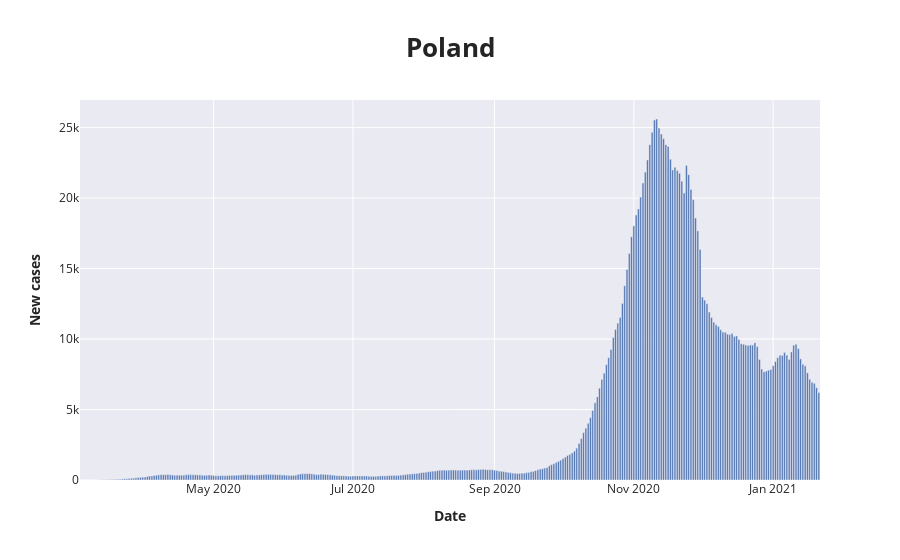
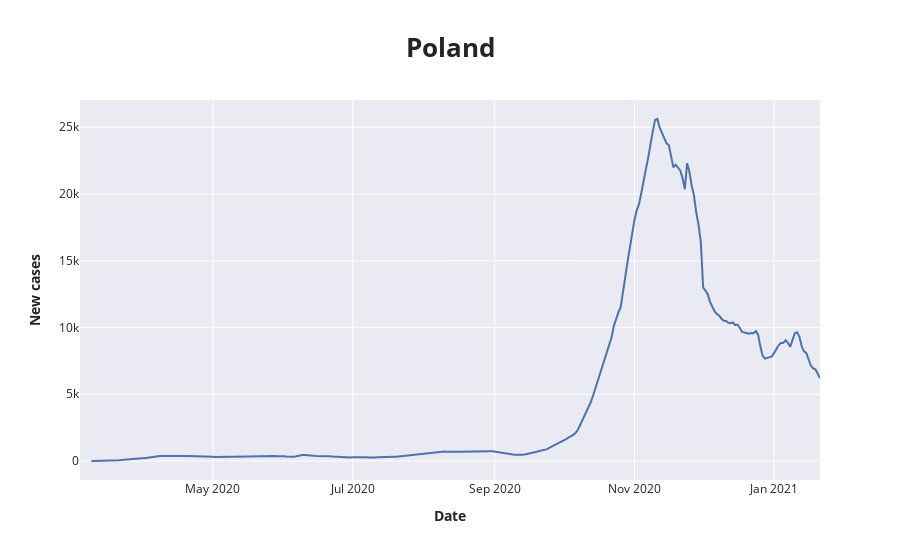
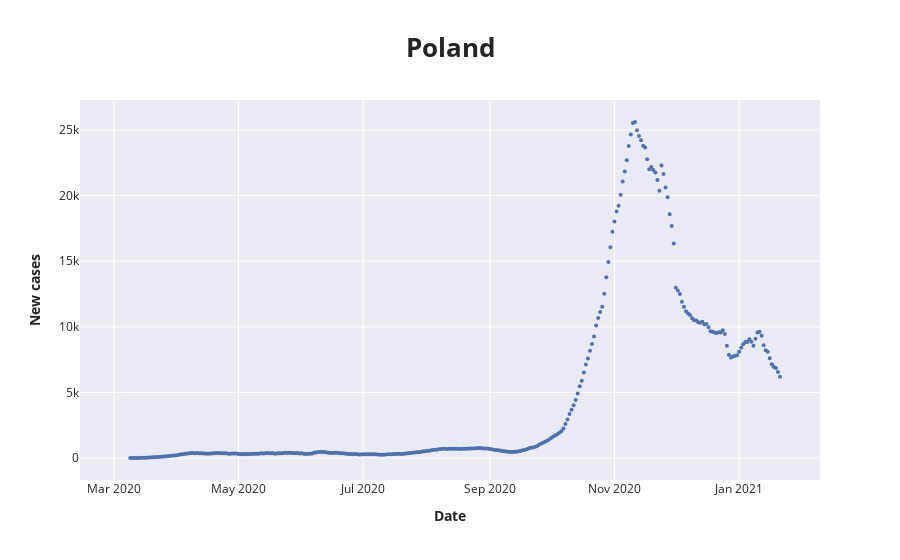

The code cell stored with these charts, in order, in its notebook:
### Code cell
# Scatter, Line and bar plots for new_cases and new deaths (by country)
variable_visual.variety_plot_wrapper(df_required_countries_masked)

### Figure 1 — Plotly figure (JSON) as saved in the notebook; plotly's stock layout.template omitted (floating-point values rounded to 4 significant figures; data arrays with more than 128 entries replaced by an {"elided": "..."} marker saying what was removed)
{"data": [{"alignmentgroup": "True", "hovertemplate": "<b>Date</b>=%{x}<br><b>New cases</b>=%{y}<extra></extra>", "legendgroup": "", "marker": {"color": "rgb(76,114,176)"}, "name": "", "offsetgroup": "", "orientation": "v", "showlegend": false, "textposition": "auto", "type": "bar", "x": {"elided": "324 str values"}, "xaxis": "x", "y": {"elided": "324 float values"}, "yaxis": "y"}], "layout": {"barmode": "relative", "legend": {"tracegroupgap": 0}, "title": {"text": "<span style=\"font-size: 26px;\"><b>Poland</b></span>", "y": 0.92}, "xaxis": {"anchor": "y", "domain": [0, 1], "title": {"text": "<b>Date</b>"}}, "yaxis": {"anchor": "x", "domain": [0, 1], "title": {"text": "<b>New cases</b>"}}}}

### Figure 2 — Plotly figure (JSON) as saved in the notebook; plotly's stock layout.template omitted (floating-point values rounded to 4 significant figures; data arrays with more than 128 entries replaced by an {"elided": "..."} marker saying what was removed)
{"data": [{"hovertemplate": "<b>Date</b>=%{x}<br><b>New cases</b>=%{y}<extra></extra>", "legendgroup": "", "line": {"color": "rgb(76,114,176)", "dash": "solid"}, "mode": "lines", "name": "", "orientation": "v", "showlegend": false, "type": "scatter", "x": {"elided": "324 str values"}, "xaxis": "x", "y": {"elided": "324 float values"}, "yaxis": "y"}], "layout": {"legend": {"tracegroupgap": 0}, "title": {"text": "<span style=\"font-size: 26px;\"><b>Poland</b></span>", "y": 0.92}, "xaxis": {"anchor": "y", "domain": [0, 1], "title": {"text": "<b>Date</b>"}}, "yaxis": {"anchor": "x", "domain": [0, 1], "title": {"text": "<b>New cases</b>"}}}}

### Figure 3 — Plotly figure (JSON) as saved in the notebook; plotly's stock layout.template omitted (floating-point values rounded to 4 significant figures; data arrays with more than 128 entries replaced by an {"elided": "..."} marker saying what was removed)
{"data": [{"hovertemplate": "<b>Date</b>=%{x}<br><b>New cases</b>=%{y}<extra></extra>", "legendgroup": "", "marker": {"color": "rgb(76,114,176)", "size": 4, "symbol": "circle"}, "mode": "markers", "name": "", "orientation": "v", "showlegend": false, "type": "scatter", "x": {"elided": "324 str values"}, "xaxis": "x", "y": {"elided": "324 float values"}, "yaxis": "y"}], "layout": {"legend": {"tracegroupgap": 0}, "title": {"text": "<span style=\"font-size: 26px;\"><b>Poland</b></span>", "y": 0.92}, "xaxis": {"anchor": "y", "domain": [0, 1], "title": {"text": "<b>Date</b>"}}, "yaxis": {"anchor": "x", "domain": [0, 1], "title": {"text": "<b>New cases</b>"}}}}
